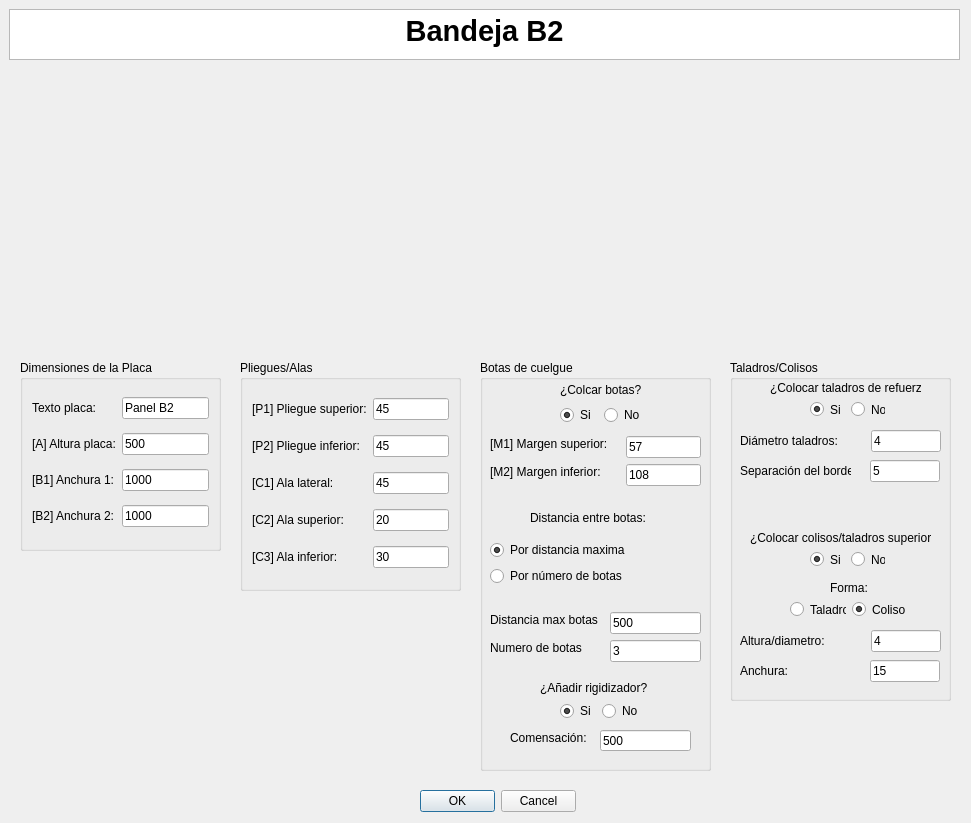
<?xml version="1.0" encoding="UTF-8"?>
<ui version="4.0">
 <class>MyPositionDialog</class>
 <widget class="QDialog" name="MyPositionDialog">
  <property name="geometry">
   <rect>
    <x>0</x>
    <y>0</y>
    <width>971</width>
    <height>823</height>
   </rect>
  </property>
  <property name="windowTitle">
   <string>Enter Position</string>
  </property>
  <property name="whatsThis">
   <string>&lt;html&gt;&lt;head/&gt;&lt;body&gt;&lt;p&gt;Esta ventana de KSDpanel te permite introducir todas las medidas correspondientes del panel seleccionado.&lt;/p&gt;&lt;p&gt;Recuerda que todas las medidas deben de ir en milimetros (mm).&lt;/p&gt;&lt;/body&gt;&lt;/html&gt;</string>
  </property>
  <widget class="QDialogButtonBox" name="buttonBox">
   <property name="geometry">
    <rect>
     <x>420</x>
     <y>790</y>
     <width>156</width>
     <height>23</height>
    </rect>
   </property>
   <property name="orientation">
    <enum>Qt::Horizontal</enum>
   </property>
   <property name="standardButtons">
    <set>QDialogButtonBox::Cancel|QDialogButtonBox::Ok</set>
   </property>
  </widget>
  <widget class="QTextBrowser" name="textBrowser">
   <property name="geometry">
    <rect>
     <x>9</x>
     <y>9</y>
     <width>951</width>
     <height>51</height>
    </rect>
   </property>
   <property name="html">
    <string>&lt;!DOCTYPE HTML PUBLIC &quot;-//W3C//DTD HTML 4.0//EN&quot; &quot;http://www.w3.org/TR/REC-html40/strict.dtd&quot;&gt;
&lt;html&gt;&lt;head&gt;&lt;meta name=&quot;qrichtext&quot; content=&quot;1&quot; /&gt;&lt;style type=&quot;text/css&quot;&gt;
p, li { white-space: pre-wrap; }
&lt;/style&gt;&lt;/head&gt;&lt;body style=&quot; font-family:'MS Shell Dlg 2'; font-size:8.25pt; font-weight:400; font-style:normal;&quot;&gt;
&lt;p align=&quot;center&quot; style=&quot; margin-top:0px; margin-bottom:0px; margin-left:0px; margin-right:0px; -qt-block-indent:0; text-indent:0px;&quot;&gt;&lt;span style=&quot; font-size:22pt; font-weight:600;&quot;&gt;Bandeja B2&lt;/span&gt;&lt;/p&gt;&lt;/body&gt;&lt;/html&gt;</string>
   </property>
  </widget>
  <widget class="QGroupBox" name="groupBox">
   <property name="geometry">
    <rect>
     <x>480</x>
     <y>360</y>
     <width>231</width>
     <height>411</height>
    </rect>
   </property>
   <property name="styleSheet">
    <string notr="true">font: 10pt &quot;MS Shell Dlg 2&quot;;</string>
   </property>
   <property name="title">
    <string>Botas de cuelgue</string>
   </property>
   <widget class="QLineEdit" name="numeroBotasUI">
    <property name="geometry">
     <rect>
      <x>130</x>
      <y>280</y>
      <width>91</width>
      <height>22</height>
     </rect>
    </property>
    <property name="text">
     <string>3</string>
    </property>
   </widget>
   <widget class="QLineEdit" name="distanciaEntreBotasUI">
    <property name="geometry">
     <rect>
      <x>130</x>
      <y>252</y>
      <width>91</width>
      <height>22</height>
     </rect>
    </property>
    <property name="text">
     <string>500</string>
    </property>
   </widget>
   <widget class="QLabel" name="label_7">
    <property name="geometry">
     <rect>
      <x>10</x>
      <y>280</y>
      <width>98</width>
      <height>16</height>
     </rect>
    </property>
    <property name="text">
     <string>Numero de botas</string>
    </property>
   </widget>
   <widget class="QLabel" name="label_6">
    <property name="geometry">
     <rect>
      <x>10</x>
      <y>252</y>
      <width>114</width>
      <height>16</height>
     </rect>
    </property>
    <property name="text">
     <string>Distancia max botas</string>
    </property>
   </widget>
   <widget class="QLabel" name="label_3">
    <property name="geometry">
     <rect>
      <x>10</x>
      <y>76</y>
      <width>130</width>
      <height>16</height>
     </rect>
    </property>
    <property name="text">
     <string>[M1] Margen superior:</string>
    </property>
   </widget>
   <widget class="QLabel" name="label_5">
    <property name="geometry">
     <rect>
      <x>10</x>
      <y>104</y>
      <width>124</width>
      <height>16</height>
     </rect>
    </property>
    <property name="text">
     <string>[M2] Margen inferior:</string>
    </property>
   </widget>
   <widget class="QLineEdit" name="margenAUI">
    <property name="geometry">
     <rect>
      <x>146</x>
      <y>76</y>
      <width>75</width>
      <height>22</height>
     </rect>
    </property>
    <property name="text">
     <string>57</string>
    </property>
   </widget>
   <widget class="QLineEdit" name="margenBUI">
    <property name="geometry">
     <rect>
      <x>146</x>
      <y>104</y>
      <width>75</width>
      <height>22</height>
     </rect>
    </property>
    <property name="text">
     <string>108</string>
    </property>
   </widget>
   <widget class="QLabel" name="label_10">
    <property name="geometry">
     <rect>
      <x>50</x>
      <y>150</y>
      <width>125</width>
      <height>16</height>
     </rect>
    </property>
    <property name="text">
     <string>Distancia entre botas:</string>
    </property>
   </widget>
   <widget class="QWidget" name="layoutWidget">
    <property name="geometry">
     <rect>
      <x>80</x>
      <y>21</y>
      <width>85</width>
      <height>44</height>
     </rect>
    </property>
    <layout class="QGridLayout" name="gridLayout">
     <item row="0" column="0" colspan="2">
      <widget class="QLabel" name="label_2">
       <property name="mouseTracking">
        <bool>false</bool>
       </property>
       <property name="text">
        <string>¿Colcar botas?</string>
       </property>
       <property name="buddy">
        <cstring>label_2</cstring>
       </property>
      </widget>
     </item>
     <item row="1" column="0">
      <widget class="QRadioButton" name="crearBotasUI">
       <property name="text">
        <string>Si</string>
       </property>
       <property name="checked">
        <bool>true</bool>
       </property>
      </widget>
     </item>
     <item row="1" column="1">
      <widget class="QRadioButton" name="noCrearBotasUI">
       <property name="text">
        <string>No</string>
       </property>
      </widget>
     </item>
    </layout>
   </widget>
   <widget class="QWidget" name="layoutWidget">
    <property name="geometry">
     <rect>
      <x>10</x>
      <y>180</y>
      <width>147</width>
      <height>48</height>
     </rect>
    </property>
    <layout class="QVBoxLayout" name="verticalLayout">
     <item>
      <widget class="QRadioButton" name="parametroBotasUI_3">
       <property name="text">
        <string>Por distancia maxima</string>
       </property>
       <property name="checked">
        <bool>true</bool>
       </property>
      </widget>
     </item>
     <item>
      <widget class="QRadioButton" name="parametroBotasUI">
       <property name="text">
        <string>Por número de botas</string>
       </property>
      </widget>
     </item>
    </layout>
   </widget>
   <widget class="QLabel" name="label_23">
    <property name="geometry">
     <rect>
      <x>60</x>
      <y>320</y>
      <width>121</width>
      <height>16</height>
     </rect>
    </property>
    <property name="text">
     <string>¿Añadir rigidizador?</string>
    </property>
   </widget>
   <widget class="QWidget" name="layoutWidget_2">
    <property name="geometry">
     <rect>
      <x>80</x>
      <y>340</y>
      <width>80</width>
      <height>22</height>
     </rect>
    </property>
    <layout class="QHBoxLayout" name="horizontalLayout_4">
     <item>
      <widget class="QRadioButton" name="crearRigidizadorUI">
       <property name="text">
        <string>Si</string>
       </property>
       <property name="checked">
        <bool>true</bool>
       </property>
      </widget>
     </item>
     <item>
      <widget class="QRadioButton" name="noCrearRigidizadorUI">
       <property name="text">
        <string>No</string>
       </property>
      </widget>
     </item>
    </layout>
   </widget>
   <widget class="QLineEdit" name="compensacionGrosorCompositeUI">
    <property name="geometry">
     <rect>
      <x>120</x>
      <y>370</y>
      <width>91</width>
      <height>21</height>
     </rect>
    </property>
    <property name="text">
     <string>500</string>
    </property>
   </widget>
   <widget class="QLabel" name="label_24">
    <property name="geometry">
     <rect>
      <x>30</x>
      <y>370</y>
      <width>91</width>
      <height>16</height>
     </rect>
    </property>
    <property name="text">
     <string>Comensación:</string>
    </property>
   </widget>
  </widget>
  <widget class="QGroupBox" name="groupBox_2">
   <property name="geometry">
    <rect>
     <x>240</x>
     <y>360</y>
     <width>221</width>
     <height>231</height>
    </rect>
   </property>
   <property name="styleSheet">
    <string notr="true">font: 10pt &quot;MS Shell Dlg 2&quot;;</string>
   </property>
   <property name="title">
    <string>Pliegues/Alas</string>
   </property>
   <layout class="QGridLayout" name="gridLayout_2">
    <item row="5" column="1">
     <widget class="QLineEdit" name="alaInferiorUI">
      <property name="text">
       <string>30</string>
      </property>
     </widget>
    </item>
    <item row="3" column="0">
     <widget class="QLabel" name="label_9">
      <property name="text">
       <string>[C1] Ala lateral:</string>
      </property>
     </widget>
    </item>
    <item row="3" column="1">
     <widget class="QLineEdit" name="alaIzquierdaUI">
      <property name="text">
       <string>45</string>
      </property>
     </widget>
    </item>
    <item row="4" column="0">
     <widget class="QLabel" name="label_11">
      <property name="text">
       <string>[C2] Ala superior:</string>
      </property>
     </widget>
    </item>
    <item row="0" column="0">
     <widget class="QLabel" name="label_13">
      <property name="text">
       <string>[P1] Pliegue superior:</string>
      </property>
     </widget>
    </item>
    <item row="5" column="0">
     <widget class="QLabel" name="label_12">
      <property name="text">
       <string>[C3] Ala inferior:</string>
      </property>
     </widget>
    </item>
    <item row="0" column="1">
     <widget class="QLineEdit" name="pliegueSuperiorUI">
      <property name="text">
       <string>45</string>
      </property>
     </widget>
    </item>
    <item row="4" column="1">
     <widget class="QLineEdit" name="alaSuperiorUI">
      <property name="text">
       <string>20</string>
      </property>
     </widget>
    </item>
    <item row="1" column="0">
     <widget class="QLabel" name="label_14">
      <property name="text">
       <string>[P2] Pliegue inferior:</string>
      </property>
     </widget>
    </item>
    <item row="1" column="1">
     <widget class="QLineEdit" name="pliegueInferiorUI">
      <property name="text">
       <string>45</string>
      </property>
     </widget>
    </item>
   </layout>
  </widget>
  <widget class="QLabel" name="imagenPanelUI">
   <property name="geometry">
    <rect>
     <x>220</x>
     <y>70</y>
     <width>521</width>
     <height>281</height>
    </rect>
   </property>
   <property name="text">
    <string/>
   </property>
   <property name="pixmap">
    <pixmap>../imagenes/REF_BH2cotas.jpg</pixmap>
   </property>
   <property name="scaledContents">
    <bool>true</bool>
   </property>
   <property name="wordWrap">
    <bool>false</bool>
   </property>
   <property name="margin">
    <number>0</number>
   </property>
   <property name="openExternalLinks">
    <bool>false</bool>
   </property>
  </widget>
  <widget class="QGroupBox" name="groupBox_3">
   <property name="geometry">
    <rect>
     <x>20</x>
     <y>360</y>
     <width>201</width>
     <height>191</height>
    </rect>
   </property>
   <property name="styleSheet">
    <string notr="true">font: 10pt &quot;MS Shell Dlg 2&quot;;</string>
   </property>
   <property name="title">
    <string>Dimensiones de la Placa</string>
   </property>
   <layout class="QGridLayout" name="gridLayout_3">
    <item row="2" column="1">
     <widget class="QLineEdit" name="anchura1UI">
      <property name="text">
       <string>1000</string>
      </property>
     </widget>
    </item>
    <item row="0" column="1">
     <widget class="QLineEdit" name="textoDescriptivoA0UI">
      <property name="text">
       <string>Panel B2</string>
      </property>
     </widget>
    </item>
    <item row="1" column="0">
     <widget class="QLabel" name="label_8">
      <property name="text">
       <string>[A] Altura placa:</string>
      </property>
     </widget>
    </item>
    <item row="0" column="0">
     <widget class="QLabel" name="label">
      <property name="text">
       <string>Texto placa:</string>
      </property>
     </widget>
    </item>
    <item row="2" column="0">
     <widget class="QLabel" name="label_4">
      <property name="text">
       <string>[B1] Anchura 1:</string>
      </property>
     </widget>
    </item>
    <item row="1" column="1">
     <widget class="QLineEdit" name="alturaPlacaUI">
      <property name="text">
       <string>500</string>
      </property>
     </widget>
    </item>
    <item row="3" column="0">
     <widget class="QLabel" name="label_22">
      <property name="text">
       <string>[B2] Anchura 2:</string>
      </property>
     </widget>
    </item>
    <item row="3" column="1">
     <widget class="QLineEdit" name="anchura2UI">
      <property name="text">
       <string>1000</string>
      </property>
     </widget>
    </item>
   </layout>
  </widget>
  <widget class="QGroupBox" name="groupBox_4">
   <property name="geometry">
    <rect>
     <x>730</x>
     <y>360</y>
     <width>221</width>
     <height>341</height>
    </rect>
   </property>
   <property name="title">
    <string>Taladros/Colisos</string>
   </property>
   <widget class="QLabel" name="label_15">
    <property name="geometry">
     <rect>
      <x>40</x>
      <y>20</y>
      <width>151</width>
      <height>16</height>
     </rect>
    </property>
    <property name="text">
     <string>¿Colocar taladros de refuerzo?</string>
    </property>
   </widget>
   <widget class="QLabel" name="label_16">
    <property name="geometry">
     <rect>
      <x>10</x>
      <y>70</y>
      <width>125</width>
      <height>22</height>
     </rect>
    </property>
    <property name="text">
     <string>Diámetro taladros:</string>
    </property>
   </widget>
   <widget class="QLineEdit" name="diametroTaladrosUI">
    <property name="geometry">
     <rect>
      <x>141</x>
      <y>70</y>
      <width>70</width>
      <height>22</height>
     </rect>
    </property>
    <property name="text">
     <string>4</string>
    </property>
   </widget>
   <widget class="QLineEdit" name="distanciaBordeUI">
    <property name="geometry">
     <rect>
      <x>140</x>
      <y>100</y>
      <width>70</width>
      <height>22</height>
     </rect>
    </property>
    <property name="text">
     <string>5</string>
    </property>
   </widget>
   <widget class="QLabel" name="label_17">
    <property name="geometry">
     <rect>
      <x>10</x>
      <y>100</y>
      <width>111</width>
      <height>21</height>
     </rect>
    </property>
    <property name="text">
     <string>Separación del borde:</string>
    </property>
   </widget>
   <widget class="QLabel" name="label_18">
    <property name="geometry">
     <rect>
      <x>20</x>
      <y>170</y>
      <width>181</width>
      <height>16</height>
     </rect>
    </property>
    <property name="text">
     <string>¿Colocar colisos/taladros superiores?</string>
    </property>
   </widget>
   <widget class="QLabel" name="label_19">
    <property name="geometry">
     <rect>
      <x>100</x>
      <y>220</y>
      <width>41</width>
      <height>16</height>
     </rect>
    </property>
    <property name="text">
     <string>Forma:</string>
    </property>
   </widget>
   <widget class="QLineEdit" name="anchuraColisoUI">
    <property name="geometry">
     <rect>
      <x>140</x>
      <y>300</y>
      <width>70</width>
      <height>22</height>
     </rect>
    </property>
    <property name="text">
     <string>15</string>
    </property>
   </widget>
   <widget class="QLineEdit" name="alturaColisoUI">
    <property name="geometry">
     <rect>
      <x>141</x>
      <y>270</y>
      <width>70</width>
      <height>22</height>
     </rect>
    </property>
    <property name="text">
     <string>4</string>
    </property>
   </widget>
   <widget class="QLabel" name="label_20">
    <property name="geometry">
     <rect>
      <x>10</x>
      <y>300</y>
      <width>111</width>
      <height>21</height>
     </rect>
    </property>
    <property name="text">
     <string>Anchura:</string>
    </property>
   </widget>
   <widget class="QLabel" name="label_21">
    <property name="geometry">
     <rect>
      <x>10</x>
      <y>270</y>
      <width>125</width>
      <height>22</height>
     </rect>
    </property>
    <property name="text">
     <string>Altura/diametro:</string>
    </property>
   </widget>
   <widget class="QWidget" name="layoutWidget">
    <property name="geometry">
     <rect>
      <x>80</x>
      <y>40</y>
      <width>75</width>
      <height>19</height>
     </rect>
    </property>
    <layout class="QHBoxLayout" name="horizontalLayout">
     <item>
      <widget class="QRadioButton" name="crearTaladrosUI">
       <property name="text">
        <string>Si</string>
       </property>
       <property name="checked">
        <bool>true</bool>
       </property>
      </widget>
     </item>
     <item>
      <widget class="QRadioButton" name="noCrearTaladrosUI">
       <property name="text">
        <string>No</string>
       </property>
      </widget>
     </item>
    </layout>
   </widget>
   <widget class="QWidget" name="layoutWidget">
    <property name="geometry">
     <rect>
      <x>80</x>
      <y>190</y>
      <width>75</width>
      <height>19</height>
     </rect>
    </property>
    <layout class="QHBoxLayout" name="horizontalLayout_2">
     <item>
      <widget class="QRadioButton" name="crearColisoUI">
       <property name="text">
        <string>Si</string>
       </property>
       <property name="checked">
        <bool>true</bool>
       </property>
      </widget>
     </item>
     <item>
      <widget class="QRadioButton" name="noCrearColisoUI">
       <property name="text">
        <string>No</string>
       </property>
      </widget>
     </item>
    </layout>
   </widget>
   <widget class="QWidget" name="layoutWidget">
    <property name="geometry">
     <rect>
      <x>60</x>
      <y>240</y>
      <width>118</width>
      <height>19</height>
     </rect>
    </property>
    <layout class="QHBoxLayout" name="horizontalLayout_3">
     <item>
      <widget class="QRadioButton" name="taladroColisoUI">
       <property name="text">
        <string>Taladro</string>
       </property>
      </widget>
     </item>
     <item>
      <widget class="QRadioButton" name="colisoColisoUI">
       <property name="text">
        <string>Coliso</string>
       </property>
       <property name="checked">
        <bool>true</bool>
       </property>
      </widget>
     </item>
    </layout>
   </widget>
  </widget>
  <zorder>groupBox_2</zorder>
  <zorder>groupBox</zorder>
  <zorder>buttonBox</zorder>
  <zorder>textBrowser</zorder>
  <zorder>imagenPanelUI</zorder>
  <zorder>groupBox_3</zorder>
  <zorder>groupBox_4</zorder>
 </widget>
 <resources/>
 <connections>
  <connection>
   <sender>buttonBox</sender>
   <signal>accepted()</signal>
   <receiver>MyPositionDialog</receiver>
   <slot>accept()</slot>
   <hints>
    <hint type="sourcelabel">
     <x>248</x>
     <y>254</y>
    </hint>
    <hint type="destinationlabel">
     <x>157</x>
     <y>274</y>
    </hint>
   </hints>
  </connection>
  <connection>
   <sender>buttonBox</sender>
   <signal>rejected()</signal>
   <receiver>MyPositionDialog</receiver>
   <slot>reject()</slot>
   <hints>
    <hint type="sourcelabel">
     <x>316</x>
     <y>260</y>
    </hint>
    <hint type="destinationlabel">
     <x>286</x>
     <y>274</y>
    </hint>
   </hints>
  </connection>
 </connections>
</ui>
